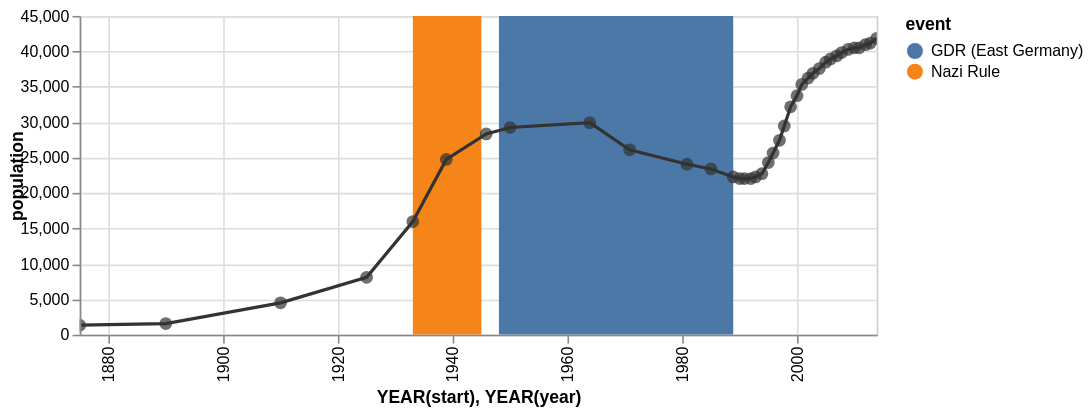

The specification (Vega-Lite) saved for this image:
### Vega specification from a JSON file in a GitHub repository (floating-point values rounded to 4 significant figures)
{"$schema": "https://vega.github.io/schema/vega/v3.0.json", "description": "The population of the German city of Falkensee over time", "autosize": "pad", "padding": 5, "encode": {"update": {"stroke": {"value": "#ccc"}, "fill": {"value": "transparent"}}}, "data": [{"name": "source_0", "values": [{"year": "1875", "population": 1309}, {"year": "1890", "population": 1558}, {"year": "1910", "population": 4512}, {"year": "1925", "population": 8180}, {"year": "1933", "population": 15915}, {"year": "1939", "population": 24824}, {"year": "1946", "population": 28275}, {"year": "1950", "population": 29189}, {"year": "1964", "population": 29881}, {"year": "1971", "population": 26007}, {"year": "1981", "population": 24029}, {"year": "1985", "population": 23340}, {"year": "1989", "population": 22307}, {"year": "1990", "population": 22087}, {"year": "1991", "population": 22139}, {"year": "1992", "population": 22105}, {"year": "1993", "population": 22242}, {"year": "1994", "population": 22801}, {"year": "1995", "population": 24273}, {"year": "1996", "population": 25640}, {"year": "1997", "population": 27393}, {"year": "1998", "population": 29505}, {"year": "1999", "population": 32124}, {"year": "2000", "population": 33791}, {"year": "2001", "population": 35297}, {"year": "2002", "population": 36179}, {"year": "2003", "population": 36829}, {"year": "2004", "population": 37493}, {"year": "2005", "population": 38376}, {"year": "2006", "population": 39008}, {"year": "2007", "population": 39366}, {"year": "2008", "population": 39821}, {"year": "2009", "population": 40179}, {"year": "2010", "population": 40511}, {"year": "2011", "population": 40465}, {"year": "2012", "population": 40905}, {"year": "2013", "population": 41258}, {"year": "2014", "population": 41777}]}, {"name": "source_1", "values": [{"start": "1933", "end": "1945", "event": "Nazi Rule"}, {"start": "1948", "end": "1989", "event": "GDR (East Germany)"}]}, {"name": "data_0", "source": "source_0", "transform": [{"type": "formula", "expr": "timeParse(datum[\"year\"],'%Y')", "as": "year"}]}, {"name": "data_1", "source": "data_0", "transform": [{"type": "formula", "expr": "toDate(datum[\"year\"])", "as": "year"}, {"type": "formula", "expr": "toNumber(datum[\"population\"])", "as": "population"}, {"type": "filter", "expr": "datum[\"year\"] !== null && !isNaN(datum[\"year\"]) && datum[\"population\"] !== null && !isNaN(datum[\"population\"])"}, {"type": "formula", "as": "year_year", "expr": "datetime(year(datum[\"year\"]), 0, 1, 0, 0, 0, 0)"}, {"type": "collect", "sort": {"field": "year_year", "order": "descending"}}]}, {"name": "data_2", "source": "data_0", "transform": [{"type": "formula", "expr": "toDate(datum[\"year\"])", "as": "year"}, {"type": "formula", "expr": "toNumber(datum[\"population\"])", "as": "population"}, {"type": "filter", "expr": "datum[\"year\"] !== null && !isNaN(datum[\"year\"]) && datum[\"population\"] !== null && !isNaN(datum[\"population\"])"}, {"type": "formula", "as": "year_year", "expr": "datetime(year(datum[\"year\"]), 0, 1, 0, 0, 0, 0)"}]}, {"name": "data_3", "source": "source_1", "transform": [{"type": "formula", "expr": "timeParse(datum[\"start\"],'%Y')", "as": "start"}, {"type": "formula", "expr": "timeParse(datum[\"end\"],'%Y')", "as": "end"}, {"type": "filter", "expr": "datum[\"start\"] !== null && !isNaN(datum[\"start\"])"}, {"type": "formula", "as": "year_start", "expr": "datetime(year(datum[\"start\"]), 0, 1, 0, 0, 0, 0)"}, {"type": "formula", "as": "year_end", "expr": "datetime(year(datum[\"end\"]), 0, 1, 0, 0, 0, 0)"}]}], "signals": [{"name": "width", "update": "500"}, {"name": "height", "update": "200"}], "marks": [{"name": "layer_0_marks", "type": "rect", "clip": true, "from": {"data": "data_3"}, "encode": {"update": {"x": {"scale": "x", "field": "year_start"}, "x2": {"scale": "x", "field": "year_end"}, "y": {"value": 0}, "y2": {"field": {"group": "height"}}, "fill": {"scale": "color", "field": "event"}}}}, {"name": "layer_1_layer_0_marks", "type": "line", "clip": true, "from": {"data": "data_1"}, "encode": {"update": {"x": {"scale": "x", "field": "year_year"}, "y": {"scale": "y", "field": "population"}, "stroke": {"value": "#333"}}}}, {"name": "layer_1_layer_1_marks", "type": "symbol", "clip": true, "role": "pointOverlay", "from": {"data": "data_2"}, "encode": {"update": {"x": {"scale": "x", "field": "year_year"}, "y": {"scale": "y", "field": "population"}, "fill": {"value": "#333"}, "opacity": {"value": 0.7}}}}], "scales": [{"name": "x", "type": "time", "domain": {"fields": [{"data": "data_3", "field": "year_start"}, {"data": "data_3", "field": "year_end"}, {"data": "data_1", "field": "year_year"}, {"data": "data_2", "field": "year_year"}], "sort": true}, "range": [0, {"signal": "width"}], "round": true, "nice": "year"}, {"name": "color", "type": "ordinal", "domain": {"data": "data_3", "field": "event", "sort": true}, "range": "category"}, {"name": "y", "type": "linear", "domain": {"fields": [{"data": "data_1", "field": "population"}, {"data": "data_2", "field": "population"}], "sort": true}, "range": [{"signal": "height"}, 0], "round": true, "nice": true, "zero": true}], "axes": [{"scale": "x", "orient": "bottom", "tickCount": 5, "title": "YEAR(start), YEAR(year)", "zindex": 1, "encode": {"labels": {"update": {"text": {"signal": "timeFormat(datum.value, '%Y')"}, "angle": {"value": 270}, "align": {"value": "right"}, "baseline": {"value": "middle"}}}}}, {"scale": "x", "domain": false, "grid": true, "labels": false, "orient": "bottom", "tickCount": 5, "ticks": false, "zindex": 0, "gridScale": "y"}, {"scale": "y", "maxExtent": 30, "minExtent": 30, "orient": "left", "title": "population", "zindex": 1}, {"scale": "y", "domain": false, "grid": true, "labels": false, "orient": "left", "ticks": false, "zindex": 0, "gridScale": "x"}], "legends": [{"fill": "color", "title": "event"}], "config": {"axis": {"quantitativeExtent": 30}}}
